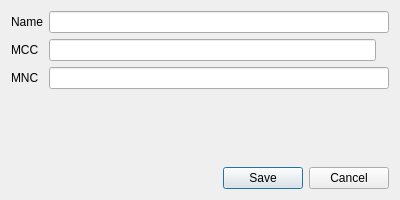
<?xml version="1.0" encoding="UTF-8"?>
<ui version="4.0">
 <class>OperatorEditor</class>
 <widget class="QDialog" name="OperatorEditor">
  <property name="geometry">
   <rect>
    <x>0</x>
    <y>0</y>
    <width>400</width>
    <height>200</height>
   </rect>
  </property>
  <property name="windowTitle">
   <string>Operator editor</string>
  </property>
  <layout class="QVBoxLayout" name="verticalLayout">
   <item>
    <layout class="QGridLayout" name="gridLayout">
     <item row="0" column="0">
      <widget class="QLabel" name="lblName">
       <property name="text">
        <string>Name</string>
       </property>
      </widget>
     </item>
     <item row="0" column="1">
      <widget class="QLineEdit" name="editName"/>
     </item>
     <item row="1" column="0">
      <widget class="QLabel" name="lblMcc">
       <property name="text">
        <string>MCC</string>
       </property>
      </widget>
     </item>
     <item row="1" column="1">
      <layout class="QHBoxLayout" name="mccLayout">
       <item>
        <widget class="QLineEdit" name="editMcc"/>
       </item>
       <item>
        <widget class="QLabel" name="lblCountry">
         <property name="text">
          <string/>
         </property>
         <property name="scaledContents">
          <bool>false</bool>
         </property>
        </widget>
       </item>
      </layout>
     </item>
     <item row="2" column="0">
      <widget class="QLabel" name="lblMnc">
       <property name="text">
        <string>MNC</string>
       </property>
      </widget>
     </item>
     <item row="2" column="1">
      <widget class="QLineEdit" name="editMnc"/>
     </item>
    </layout>
   </item>
   <item>
    <spacer name="verticalSpacer">
     <property name="orientation">
      <enum>Qt::Vertical</enum>
     </property>
     <property name="sizeHint" stdset="0">
      <size>
       <width>20</width>
       <height>40</height>
      </size>
     </property>
    </spacer>
   </item>
   <item>
    <layout class="QHBoxLayout" name="horizontalLayout">
     <item>
      <spacer name="horizontalSpacer">
       <property name="orientation">
        <enum>Qt::Horizontal</enum>
       </property>
       <property name="sizeHint" stdset="0">
        <size>
         <width>40</width>
         <height>20</height>
        </size>
       </property>
      </spacer>
     </item>
     <item>
      <widget class="QPushButton" name="btnSave">
       <property name="text">
        <string>Save</string>
       </property>
      </widget>
     </item>
     <item>
      <widget class="QPushButton" name="btnCancel">
       <property name="text">
        <string>Cancel</string>
       </property>
      </widget>
     </item>
    </layout>
   </item>
  </layout>
 </widget>
 <resources/>
 <connections/>
</ui>
